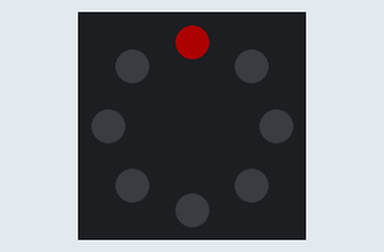
This sketch was run on a simulated ESP32. Parts: 8 RGB LEDs in a ring, first at the top, clockwise. Dim RGB values are drawn brighter than linear.

Above: at 0.1 s.
At 2.45 s:
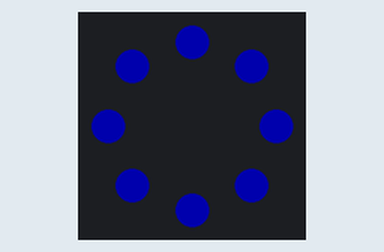
At 12.33 s:
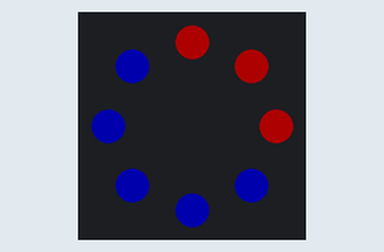
At 21.16 s:
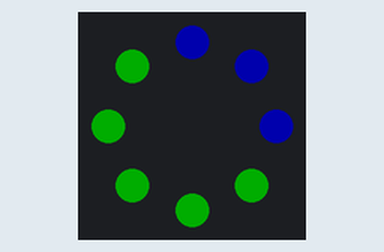
At 30.39 s:
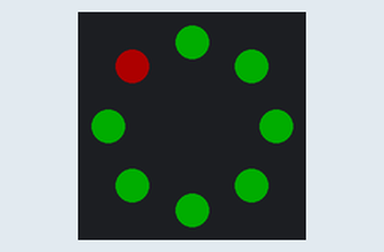
At 39.82 s:
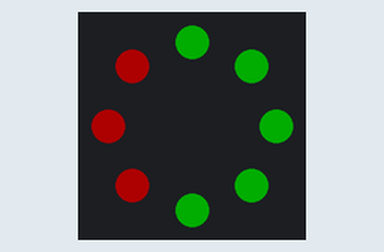
Timing chart, 0 to 40.0 s (numbered marks = the images above):
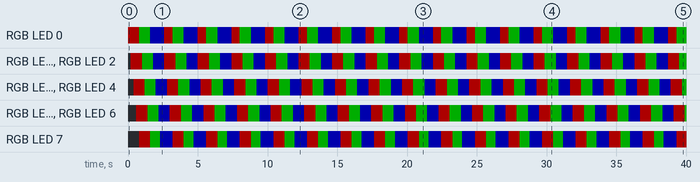

The sketch:

1Ledring.ino
```cpp
#include <Adafruit_NeoPixel.h>

#define LED_PIN    13  // The ESP32 pin connected to the NeoPixel DIN
#define NUM_LEDS    8  // Number of LEDs in your ring

// Initialize the NeoPixel library
Adafruit_NeoPixel ring(NUM_LEDS, LED_PIN, NEO_GRB + NEO_KHZ800);

void setup() {
  ring.begin();           // INITIALIZE NeoPixel ring object
  ring.show();            // Turn OFF all pixels ASAP
  ring.setBrightness(50); // Set brightness to ~20% (saves eyes and power!)
}

void loop() {
  // Cycle through Red, Green, and Blue
  colorWipe(ring.Color(255, 0, 0), 100); // Red
  colorWipe(ring.Color(0, 255, 0), 100); // Green
  colorWipe(ring.Color(0, 0, 255), 100); // Blue
}

// Function to fill the dots one after the other with a color
void colorWipe(uint32_t color, int wait) {
  for(int i=0; i<ring.numPixels(); i++) {
    ring.setPixelColor(i, color);
    ring.show();
    delay(wait);
  }
}
```

Measured:
- by itself, RGB LED 0: repeats every 2.4 s: RGB(0, 50, 0) 0.80 s, RGB(0, 0, 50) 1.0 s, RGB(50, 0, 0) 0.60 s
- by itself, RGB LED 1–6: repeats every 2.4 s: RGB(0, 50, 0) 0.80 s, RGB(0, 0, 50) 0.80 s, RGB(50, 0, 0) 0.80 s
- by itself, RGB LED 7: repeats every 2.4 s: RGB(0, 50, 0) 0.70 s, RGB(0, 0, 50) 0.90 s, RGB(50, 0, 0) 0.80 s
